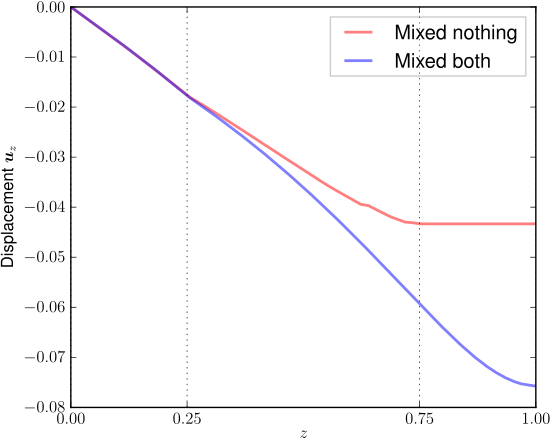

Python code for this plot:
#!/usr/bin/python

from plot_raw import *

spaces = ['Q1,-,Q1,-', 'Q1-,Q2,Q2,Q1-']
labels = ['Mixed nothing', 'Mixed both']

ax = newfig()
files = ['data/raw/asymm.%s.EPS-14_p0000_19'%s for s in spaces]
data = map(fdata, files)
for idx,d in enumerate(data):
    d.fix()
    line = Line2D(d.x, d.y,
                  label=labels[idx], alpha=0.5, lw=2,
                  c=d.c, solid_capstyle='butt')
    ax.add_line(line)

ax.autoscale_view(scalex=False)
ax.set_ylim(None,0)
matplotlib.pyplot.ylabel(r'Displacement $\boldsymbol{u}_z$')
leg = ax.legend(loc='upper right', ncol=1)
leg.get_frame().set_alpha(0.2)

if 'SAVE' in os.environ:
    fname = sys.argv[1]
    print 'creating '+fname
    matplotlib.pyplot.savefig(fname)
else:
    matplotlib.pyplot.show()
